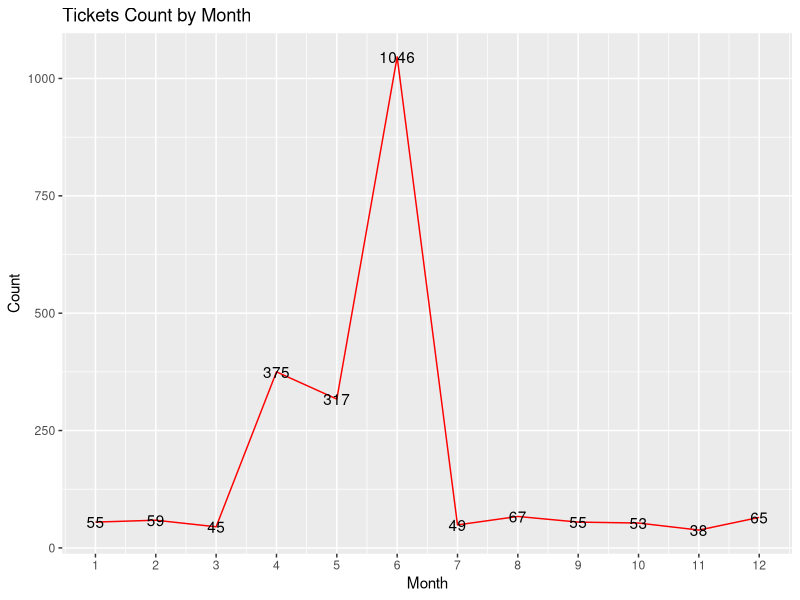
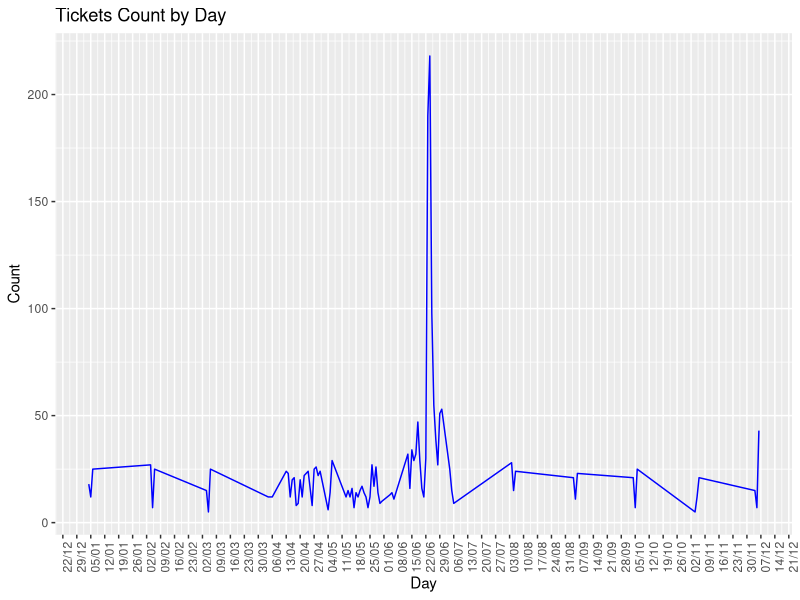
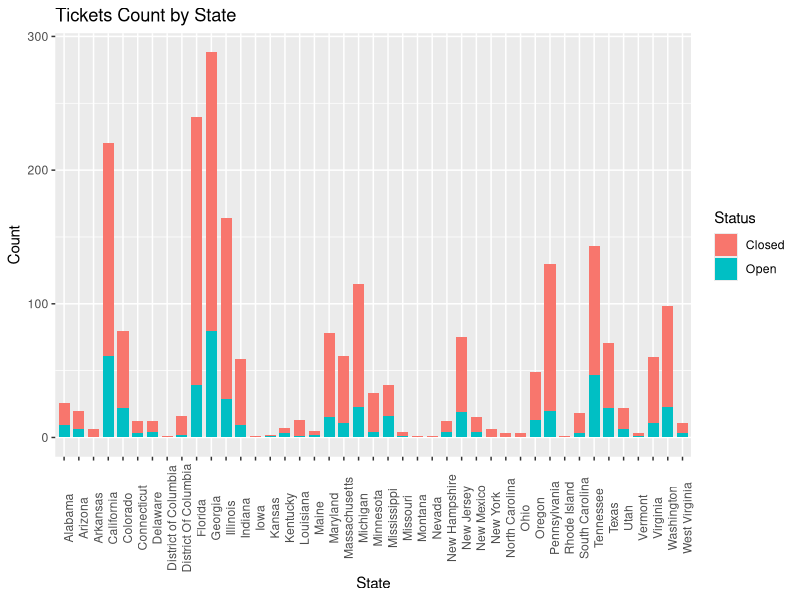

Here is the R script that generated these plots, in order:


# Import data into R environment.
setwd("D:/Downloads/GDrive/SEU_Files/Training_files/IT499/R/project")
getwd()
file <- read.csv("Comcast Telecom Complaints data.csv", stringsAsFactors = TRUE)
library(dplyr)
library(stringi)
library(lubridate)
library(ggplot2)

str(file)
summary(file)
names(file)<- stri_replace_all(regex = "\\.",replacement = "",str =names(file))
head(file)


# - Provide the trend chart for the number of complaints at monthly and daily granularity levels.
file$Date<- dmy(file$Date)
head(file)
by_day <- summarise(group_by(file,Date),Count=n())
by_month <- arrange(summarise(group_by(file,month=as.integer(month(Date))),Count=n()),month)

ggplot(data = by_month,aes(month,Count,label = Count))+geom_line(color="red")+geom_text()+scale_x_continuous(breaks = by_month$month)+labs(title = "Tickets Count by Month",x= "Month",y ="Count")
ggplot(data = by_day,aes(as.POSIXct(Date),Count))+geom_line(color="blue")+theme(axis.text.x = element_text(angle = 90))+scale_x_datetime(breaks = "1 weeks",date_labels = "%d/%m")+labs(title = "Tickets Count by Day",x= "Day",y ="Count")


# - Provide a table with the frequency of complaint types.
technical <- contains(file$CustomerComplaint,match=("speed"),ignore.case = T)
technical2 <- contains(file$CustomerComplaint,match="internet",ignore.case = T)
technical3 <- contains(file$CustomerComplaint,match="network",ignore.case = T)
financial <- contains(file$CustomerComplaint,match=("Pay"),ignore.case = T)
financial2 <- contains(file$CustomerComplaint,match=("bill"),ignore.case = T)
financial3 <- contains(file$CustomerComplaint,match=("price"),ignore.case = T)
financial4 <- contains(file$CustomerComplaint,match=("charge"),ignore.case = T)
services <- contains(file$CustomerComplaint,match="service",ignore.case = T)

file$Complaint_type[technical]<-"technical"
file$Complaint_type[technical2]<-"technical"
file$Complaint_type[technical3]<-"technical"
file$Complaint_type[financial]<-"financial"
file$Complaint_type[financial2]<-"financial"
file$Complaint_type[financial3]<-"financial"
file$Complaint_type[financial4]<-"financial"
file$Complaint_type[services]<-"services"
file$Complaint_type[-c(technical, financial, services)]<-"others"

table(file$Complaint_type)


# Which complaint types are maximum i.e., around internet, network issues, or across any other domains.
#   *the table shows that the maximum complaints are of type "others"
#   *and the minimum are of type "financial"


# - Create a new categorical variable with value as Open and Closed. Open & Pending is to be categorized as Open and Closed & Solved is to be categorized as Closed.

file <- cbind(file,new_status= (ifelse(file$Status=="Open","Open",ifelse(file$Status=="Pending","Open","Closed"))))


# - Provide state wise status of complaints in a stacked bar chart. Use the categorized variable from Q3. Provide insights on:
by_state <- summarize(group_by(file,State,new_status), Count=n())
ggplot(by_state ,aes(State,Count))+geom_col(aes(fill = new_status),width = 0.75)+theme(axis.text.x = element_text(angle = 90))+labs(title = "Tickets Count by State",x = "State",y = "Count",fill= "Status")

  
#   Which state has the maximum complaints
by_state <- as.data.frame(by_state)
filter(by_state, Count ==max(Count))

# Which state has the highest percentage of unresolved complaints
filter(filter(by_state,new_status=="Open"),Count ==max(Count))

# - Provide the percentage of complaints resolved till date, which were received through the Internet and customer care calls.
resolved_tickets <- summarise(filter(file, new_status=="Closed"),count=n())
resolved_tickets
via_Internet <- summarise(filter(file,new_status=="Closed", ReceivedVia=="Internet"),count=n())
via_Calls <- summarise(filter(file,new_status=="Closed", ReceivedVia =="Customer Care Call"),count=n())

internet_tickets_percentage <- (via_Internet/resolved_tickets)*100
internet_tickets_percentage
call_tickets_percentage <- (via_Calls/resolved_tickets)*100
call_tickets_percentage
